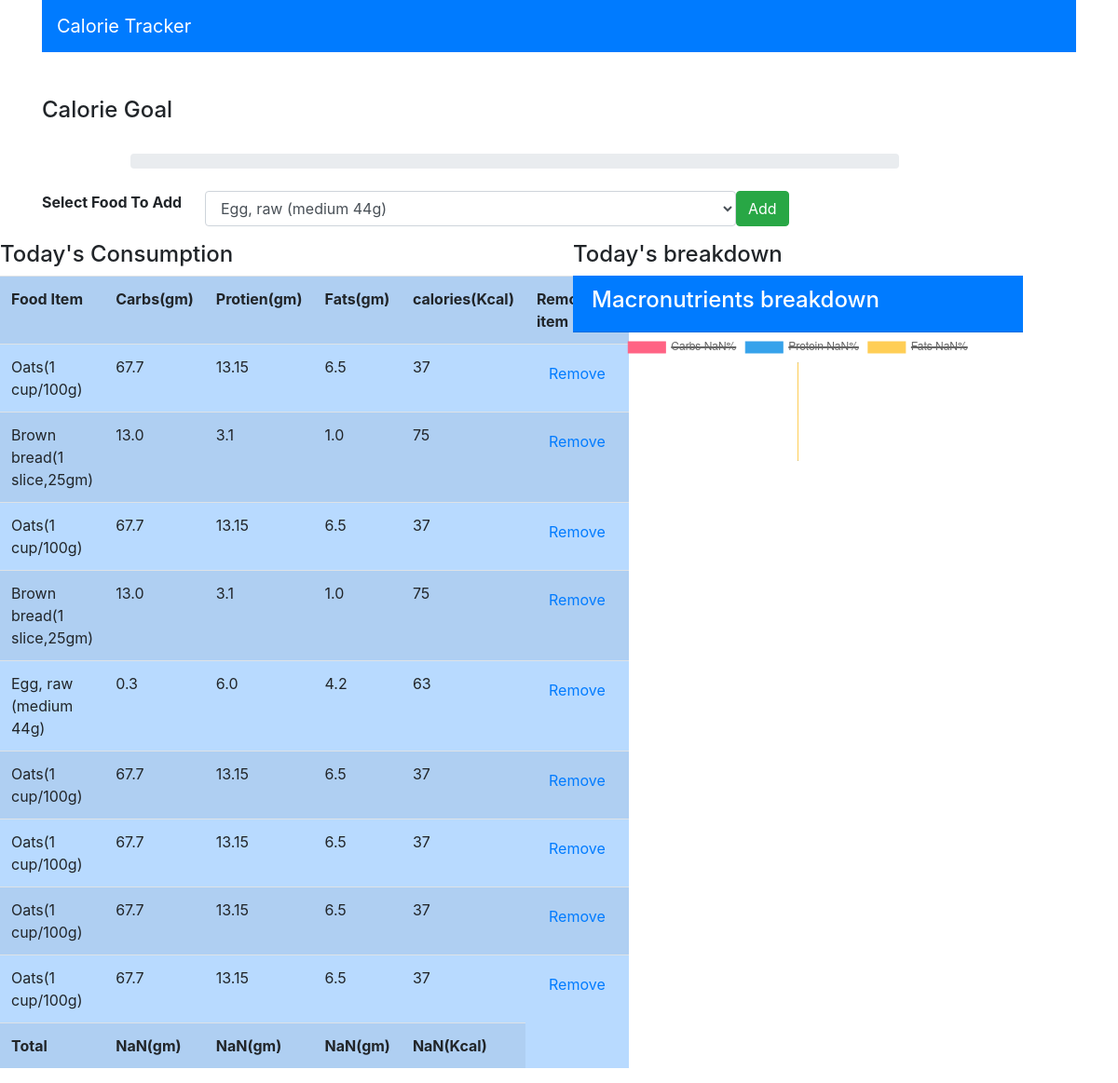
/index/ (signed in), run on the app's committed database.
### myapp/models.py (models this page shows, shortened)
class Consume(models.Model):
    user = models.ForeignKey(User, on_delete=models.CASCADE)
    food_cosume = models.ForeignKey(Food, on_delete=models.CASCADE)

class Food(models.Model):
    name = models.CharField(max_length=100)
    carbs = models.FloatField()
    protien = models.FloatField()
    fats = models.FloatField()
    calorie = models.IntegerField()

### myapp/views.py (the view)
# urls.py: path('index/',views.index, name='index' ),
def index(request):
    if request.method=='POST':
        food_consumed = request.POST['food_cosumed']
        consume = Food.objects.get(name=food_consumed)
        user = request.user
        consume = Consume(user=user,food_cosume=consume)
        consume.save()
        items = Food.objects.all()
    else:
        items = Food.objects.all()
    foods = Consume.objects.filter(user=request.user)
    return render(request,'food/index.html',{'items':items,'foods':foods})

### myapp/templates/food/index.html (shortened to what this page needs)
<!DOCTYPE html>
<html lang="en">
<head>
    <link rel="stylesheet" href="https://maxcdn.bootstrapcdn.com/bootstrap/4.0.0/css/bootstrap.min.css">
</head>
        <body>
            <div class="container">
                <div class="row">
                    <div class="col-md-12">
                        <nav class="navbar navbar-dark bg-primary">
                            <span class="navbar-brand">Calorie Tracker</span>
                        </nav>
                    </div>
                </div>
                <br><br>
                <h4>Calorie Goal</h4>
            <br>
            <div class="row">
                <div class="col-md-9 offset-1">
                    <div class="progress">
                    </div>
                </div>
            </div>
              <br>
                <div class="row">
                    <div class="col-md-12">
                            <form method="POST">
                                <div class="form-group row">
                                    <label class="col-md-2">
                                        <b>Select Food To Add </b>
                                    </label>
                                    <select class="col-md-6 form-control" name="food_cosumed" id="food_cosumed">
                                            {% for item in items %}
                                            <option value="{{item.name}}">{{item.name}}</option>
                                            {% endfor %}
                                    </select>
                                    <button class="btn btn-success" type="submit">Add</button>
                                </div>
                            </form>
                    </div>
                </div>
            </div>
            <div class="row">
                <div class="col-md-6">
                    <div>
                        <h4> Today's Consumption</h4>
                    </div>
                    <table id="table" class="table table-striped table-primary">
                        <tr>
                            <th>Food Item</th>
                            <th>Carbs(gm)</th>
                            <th>Protien(gm)</th>
                            <th>Fats(gm)</th>
                            <th>calories(Kcal)</th>
                            <th>Remove item</th>
                        </tr>
                        {% for c in foods %}
                        <tr>
                            <td>{{c.food_cosume.name}}</td>
                            <td>{{c.food_cosume.carbs}}</td>
                            <td>{{c.food_cosume.protien}}</td>
                            <td>{{c.food_cosume.fats}}</td>
                            <td>{{c.food_cosume.calorie}}</td>
                            <td><a class="btn btn danger" href="{% url 'delete' c.id %}">Remove</a></td>
                        </tr>
                        {% endfor %}
                        <tr>
                            <td id="name"><b>Total</b></td>
                            <td id="totalCarbs"><b></b></td>
                            <td id="totalProtien"><b></b></td>
                            <td id="totalFats"><b></b></td>
                            <td id="totalCalories"><b></b></td>
                        </tr>
                    </table>
                </div>
                <div class="col-md-5 ">
                    <div class="">
                        <h4>Today's breakdown</h4>
                    </div>
                    <div class="card-header text-white bg-primary">
                        <h4>Macronutrients breakdown</h4>
                    </div>
                    <div class="col-md-12">
                        <canvas id="myChart" width="400" height="400"></canvas>
                    </div>
                </div>
            </div>
        </body>
        <script>
            var table = document.getElementById("table");
            var carbs=0,protien=0,fats=0,calories=0;
            for(var i=1;i<table.rows.length-1;i++)
            {
                console.log(table.rows[i].cells[1].innerHTML);
                carbs +=parseFloat(table.rows[i].cells[1].innerHTML);
                carbs = Math.round(carbs);
                protien+= parseFloat(table.rows[i].cells[2].innerHTML);
                protien = Math.round(protien)
                fats+= parseFloat(table.rows[i].cells[3].innerHTML);
                fats = Math.round(fats);
                calories+= parseFloat(table.rows[i].cells[4].innerHTML);
                calories = Math.round(calories);
            }
            console.log(fats);
            document.getElementById("totalCarbs").innerHTML = '<b>' + carbs+'(gm)</b>';
            document.getElementById("totalProtien").innerHTML ='<b>' + protien+'(gm)</b>';
            document.getElementById("totalFats").innerHTML = '<b>' +fats+'(gm)</b>';
            document.getElementById("totalCalories").innerHTML = '<b>' +calories+'(Kcal)</b>';
            var calPer = (calories/2000) *100;
    document.getElementsByClassName("progress-bar")[0].setAttribute("style","width:"+calPer+"%");
    var total  = carbs+protien+fats;
    var carbsP = Math.round((carbs/total)*100);
    var protienP = Math.round((protien/total)*100);
    var fatsP = Math.round((fats/total)*100);
    var ctx = document.getElementById('myChart').getContext('2d');
    var myChart = new Chart(ctx, {
    type: 'doughnut',
    data: {
        labels: ['Carbs '+carbsP+'%', 'Protein '+protienP+'%', 'Fats '+fatsP+'%'],
        datasets: [{
            label: '# of Votes',
            data: [carbsP, protienP, fatsP],
            backgroundColor: [
                'rgba(255, 99, 132, 1)',
                'rgba(54, 162, 235, 1)',
                'rgba(255, 206, 86, 1)',
            ],
            borderColor: [
                'rgba(255, 99, 132, 1)',
                'rgba(54, 162, 235, 1)',
                'rgba(255, 206, 86, 1)',
            ],
            borderWidth: 1
        }]
    },
});
        </script>
</html>

### data on the page
Consume: food_cosume.name "Oats(1 cup/100g)", food_cosume.carbs "67.7", food_cosume.protien "13.15", food_cosume.fats "6.5", food_cosume.calorie "37"
Consume: food_cosume.name "Brown bread(1 slice,25gm)", food_cosume.carbs "13.0", food_cosume.protien "3.1", food_cosume.fats "1.0", food_cosume.calorie "75"
Consume: food_cosume.name "Oats(1 cup/100g)", food_cosume.carbs "67.7", food_cosume.protien "13.15", food_cosume.fats "6.5", food_cosume.calorie "37"
Consume: food_cosume.name "Brown bread(1 slice,25gm)", food_cosume.carbs "13.0", food_cosume.protien "3.1", food_cosume.fats "1.0", food_cosume.calorie "75"
Consume: food_cosume.name "Egg, raw (medium 44g)", food_cosume.carbs "0.3", food_cosume.protien "6.0", food_cosume.fats "4.2", food_cosume.calorie "63"
Consume: food_cosume.name "Oats(1 cup/100g)", food_cosume.carbs "67.7", food_cosume.protien "13.15", food_cosume.fats "6.5", food_cosume.calorie "37"
Consume: food_cosume.name "Oats(1 cup/100g)", food_cosume.carbs "67.7", food_cosume.protien "13.15", food_cosume.fats "6.5", food_cosume.calorie "37"
Consume: food_cosume.name "Oats(1 cup/100g)", food_cosume.carbs "67.7", food_cosume.protien "13.15", food_cosume.fats "6.5", food_cosume.calorie "37"
Consume: food_cosume.name "Oats(1 cup/100g)", food_cosume.carbs "67.7", food_cosume.protien "13.15", food_cosume.fats "6.5", food_cosume.calorie "37"

### other printed values
form field food_cosumed "Egg, raw (medium 44g)"
